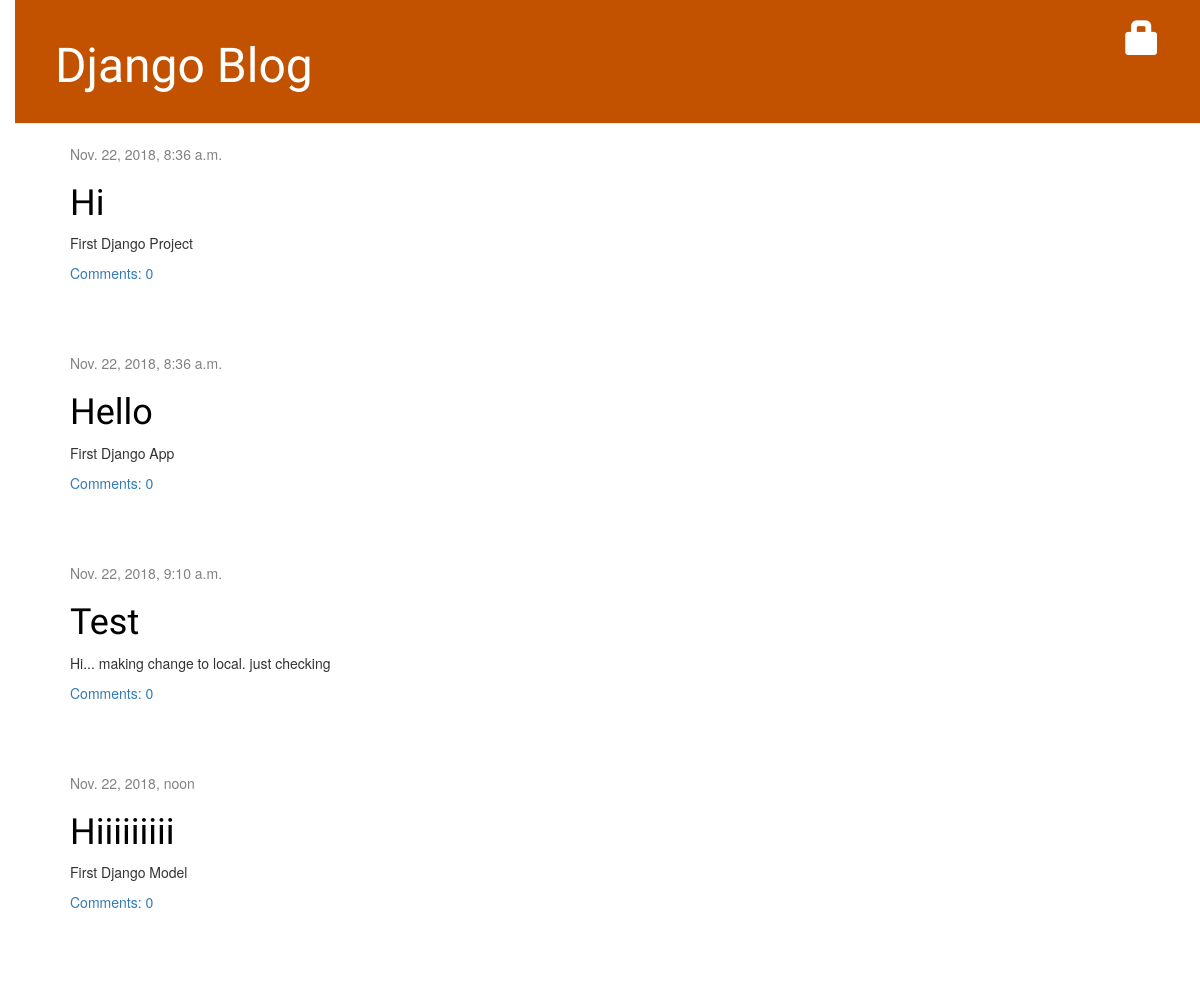
Page /post/list/ on the earlier database version.
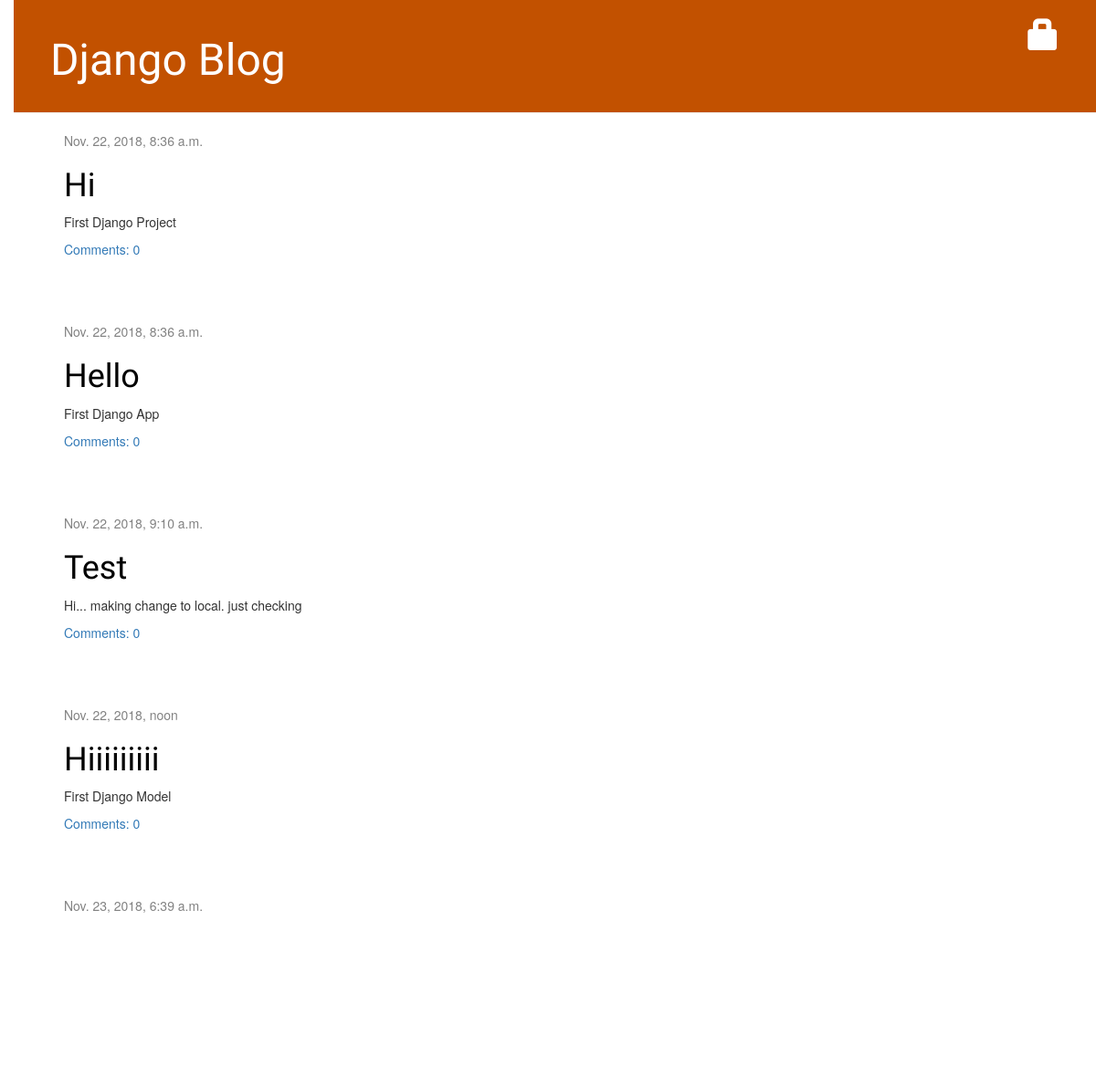
Same page on the later database version.
### blog/models.py (models this page shows, shortened)
class Post(models.Model):
	author = models.ForeignKey(settings.AUTH_USER_MODEL, on_delete=models.CASCADE)
	title = models.CharField(max_length=200)
	text = models.TextField()
	created_date = models.DateTimeField(default=timezone.now)
	published_date = models.DateTimeField(blank=True, null=True)
	def approved_comments(self):
		return self.comments.filter(approved_comment=True)

### blog/views.py (the view)
# urls.py: url('post/list/', views.post_list, name='post_list'),
def post_list(request):
	posts =	Post.objects.filter(published_date__lte=timezone.now()).order_by('published_date')
	print ("inside post list method")
	return render(request, 'blog/post_list.html', {'posts': posts})

### blog/templates/blog/post_list.html
{% extends 'blog/base.html' %}
{% block content %}
    {% for post in posts %}
        <div class="post">
            <div class="date">
                {{ post.published_date }}
            </div>
            <h1><a href="{% url 'post_detail' pk=post.pk %}">{{ post.title }}</a></h1>
            <p>{{ post.text|linebreaksbr }}</p>
 	    <a href="{% url 'post_detail' pk=post.pk %}">Comments: {{ post.approved_comments.count }}</a>
        </div>
    {% endfor %}
{% endblock content %}

Differences in the rows shown:
added Post: published_date "Nov. 23, 2018, 6:39 a.m."
